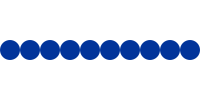
Frame 1 (no input)
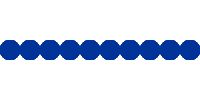
Frame 60 (the mouse pressed at the canvas centre just before this capture)
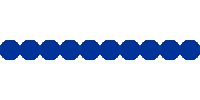
Frame 120 (the mouse held since frame 60 and released just before this capture)

The Processing sketch that drew these frames (run headless with seeded random() and noise(); from frame 60 on, the mouse is pressed at the canvas centre):

// Processing sketch: fp_pg_q_04_02
// ── fp_pg_q_04_02.pde
// 問題 4.2 変数を用いて直径 20 画素の円を 10 個横に並べて描画せよ．
void setup() {
  size(200, 100);
  background(255, 255, 255);
}

void drawEllipse(int x, int y, int w, int h){
  ellipse(x, y, w, h);
}

void draw() {
  int y = 50;
  int w = 20;
  int h = 20;
  noStroke();
  fill(0,51,153);
  for(int x = 10; x <= 190; x+=20){
    drawEllipse(x, y, w, h);
  }
}
